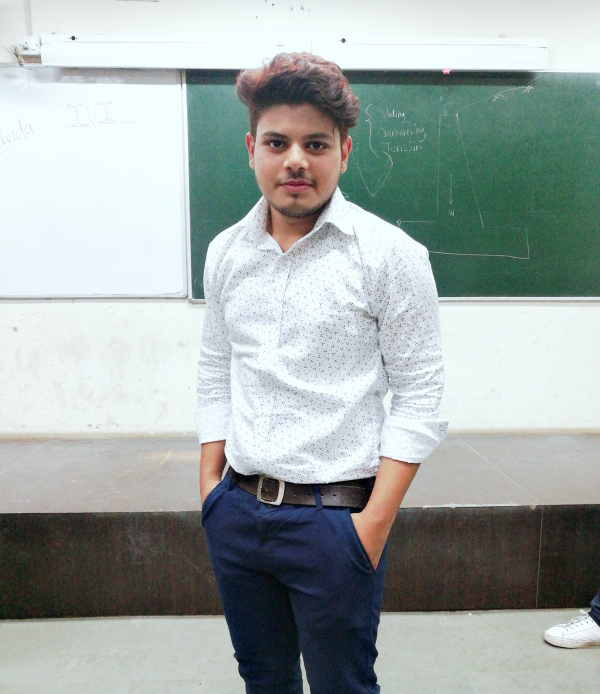
#> input picture LGM-VIP Task 2/Me.jpg, 1200 x 1387 px (shown at 1/2 size)
$ jupyter execute 'LGM-VIP Task 2.ipynb'
#> lines starting #> are read from the running program, lines starting #| are printed output that depends on the picture
## LGM-VIP Task 1 Image to Pencil Sketch with Python

### Author : Mohd Talib Akhtar

[cell 1]
from PIL import Image
from IPython.display import display
import cv2

[cell 2]
image = cv2.imread('Me.jpg', 1)
#> image is the input picture: shape (1387, 1200, 3); mean B, G, R 167.5, 169.8, 160.4
image = cv2.resize(image, (600, 600))
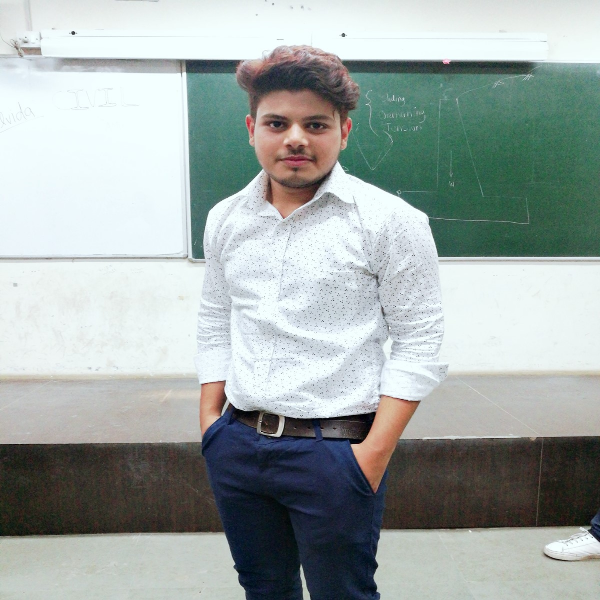
#> image: shape (600, 600, 3); mean B, G, R 167.4, 169.7, 160.2
image = cv2.cvtColor(image, cv2.COLOR_BGR2RGB)
display(Image.fromarray(image))

[cell 3]
grey_image = cv2.cvtColor(image, cv2.COLOR_BGR2GRAY)
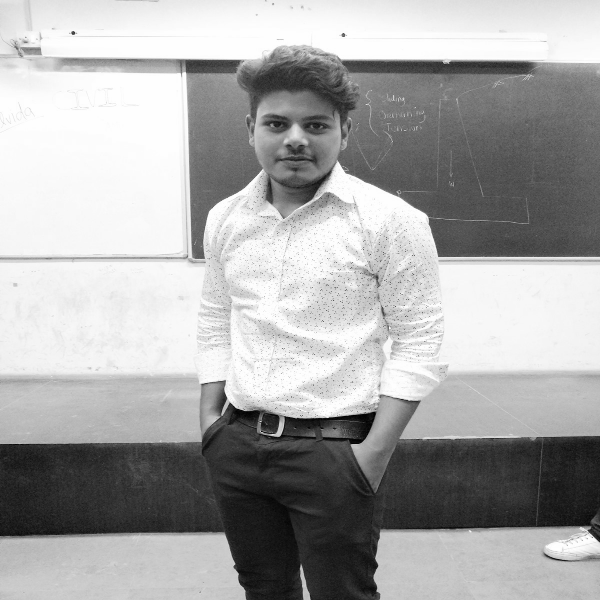
#> grey_image: shape (600, 600); min 1, max 254, mean 168
display(Image.fromarray(grey_image))

[cell 4]
image_inv = cv2.bitwise_not(grey_image)
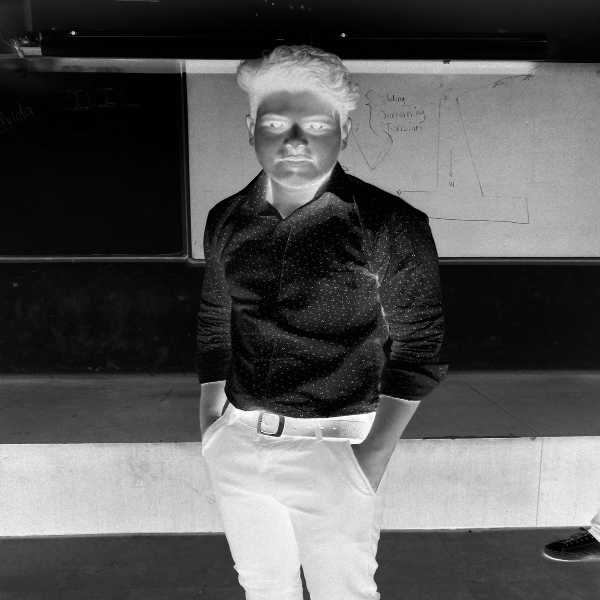
#> image_inv: shape (600, 600); min 1, max 254, mean 87
display(Image.fromarray(image_inv))

[cell 5]
image_smooth = cv2.GaussianBlur(image_inv, (21, 21), 0)
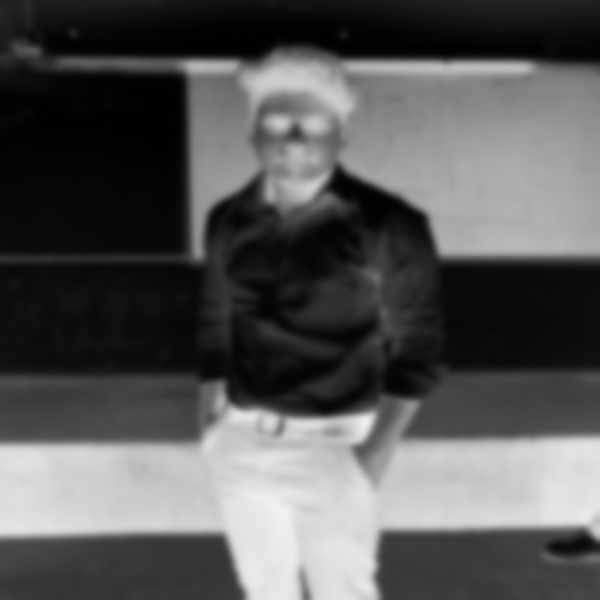
#> image_smooth: shape (600, 600); min 1, max 241, mean 87
display(Image.fromarray(image_smooth))

[cell 6]
inverted_image = 255 - grey_image
blurred = cv2.GaussianBlur(inverted_image, (21, 21), 0)
inverted_blurred = 255 - blurred
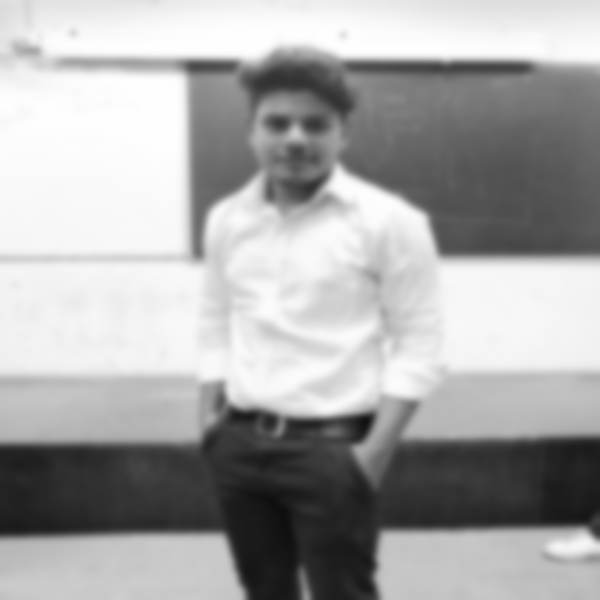
#> inverted_blurred: shape (600, 600); min 14, max 254, mean 168
pencil_sketch = cv2.divide(grey_image, inverted_blurred, scale=256.0)
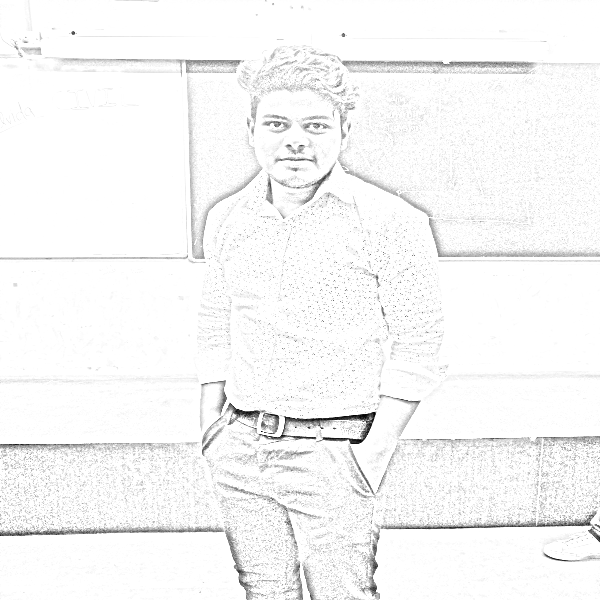
#> pencil_sketch: shape (600, 600); min 3, max 255, mean 246.9
display(Image.fromarray(pencil_sketch))
